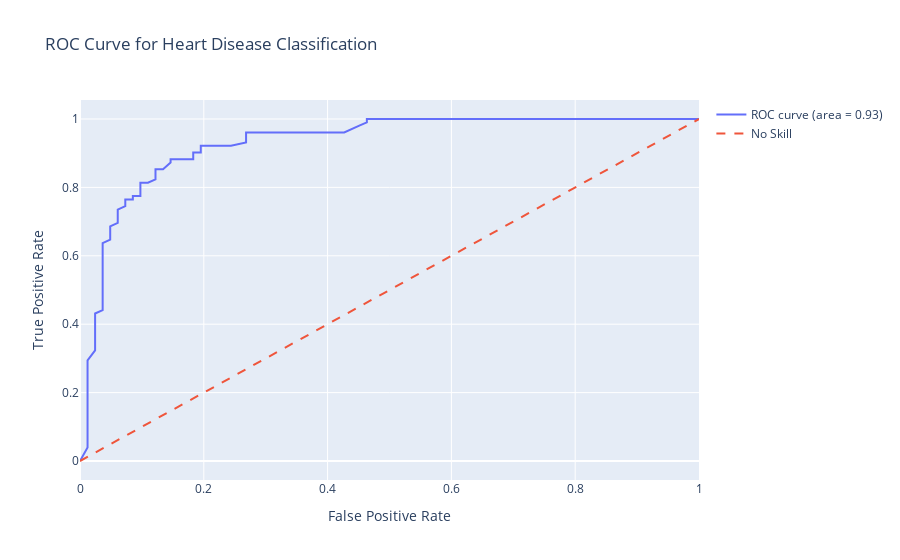

This figure's notebook cell:
### Code cell
y_pred_proba = rf_model.predict_proba(X_test)[:, 1]
fpr, tpr, thresholds = roc_curve(y_test, y_pred_proba)
roc_auc = auc(fpr, tpr)

fig = go.Figure()

fig.add_trace(go.Scatter(x=fpr, y=tpr, mode='lines', name='ROC curve (area = %0.2f)' % roc_auc))

fig.add_trace(go.Scatter(x=[0, 1], y=[0, 1], mode='lines', name='No Skill', line=dict(dash='dash')))

fig.update_layout(
    title='ROC Curve for Heart Disease Classification',
    xaxis_title='False Positive Rate',
    yaxis_title='True Positive Rate',
    showlegend=True
)

# Show the plot
fig.show()

### Figure 1 — Plotly figure (JSON) as saved in the notebook; plotly's stock layout.template omitted (floating-point values rounded to 4 significant figures)
{"data": [{"mode": "lines", "name": "ROC curve (area = 0.93)", "type": "scatter", "x": [0, 0.0122, 0.0122, 0.0122, 0.0122, 0.0122, 0.0122, 0.0122, 0.02439, 0.02439, 0.02439, 0.02439, 0.02439, 0.02439, 0.03659, 0.03659, 0.03659, 0.03659, 0.03659, 0.03659, 0.03659, 0.03659, 0.03659, 0.04878, 0.04878, 0.06098, 0.06098, 0.06098, 0.07317, 0.07317, 0.08537, 0.08537, 0.09756, 0.09756, 0.1098, 0.122, 0.122, 0.1341, 0.1463, 0.1463, 0.1829, 0.1829, 0.1951, 0.1951, 0.2439, 0.2683, 0.2683, 0.3049, 0.3293, 0.3902, 0.4268, 0.4512, 0.4634, 0.4634, 0.4878, 0.5244, 0.5366, 0.561, 0.5732, 0.5976, 0.622, 0.6585, 0.7073, 0.7805, 0.8415, 0.9146, 1], "y": [0, 0.03922, 0.05882, 0.09804, 0.1176, 0.1961, 0.2157, 0.2941, 0.3235, 0.3627, 0.3725, 0.402, 0.4118, 0.4314, 0.4412, 0.451, 0.4706, 0.5098, 0.5392, 0.5588, 0.5882, 0.6078, 0.6373, 0.6471, 0.6863, 0.6961, 0.7157, 0.7353, 0.7451, 0.7647, 0.7647, 0.7745, 0.7745, 0.8137, 0.8137, 0.8235, 0.8529, 0.8529, 0.8725, 0.8824, 0.8824, 0.902, 0.902, 0.9216, 0.9216, 0.9314, 0.9608, 0.9608, 0.9608, 0.9608, 0.9608, 0.9804, 0.9902, 1, 1, 1, 1, 1, 1, 1, 1, 1, 1, 1, 1, 1, 1]}, {"line": {"dash": "dash"}, "mode": "lines", "name": "No Skill", "type": "scatter", "x": [0, 1], "y": [0, 1]}], "layout": {"showlegend": true, "title": {"text": "ROC Curve for Heart Disease Classification"}, "xaxis": {"title": {"text": "False Positive Rate"}}, "yaxis": {"title": {"text": "True Positive Rate"}}}}
